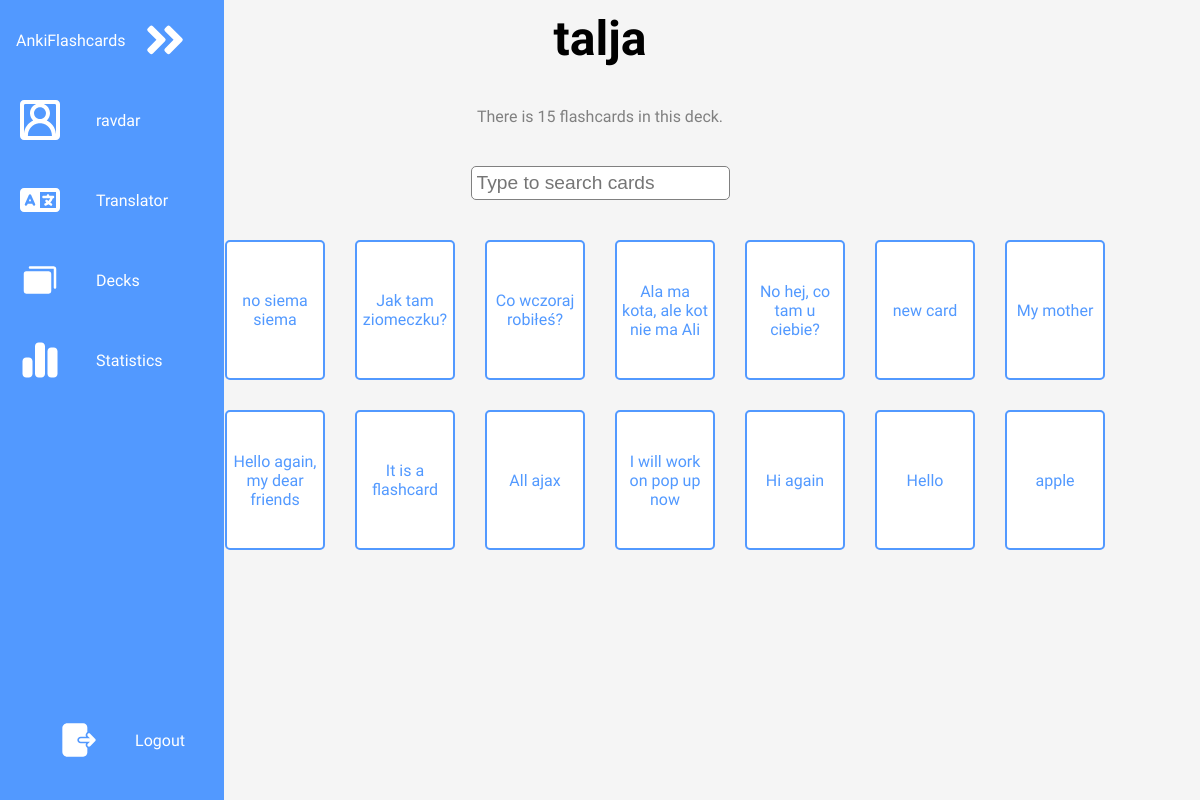
Before: /deck_details/?deck_name=talja (signed in) with the older database file.
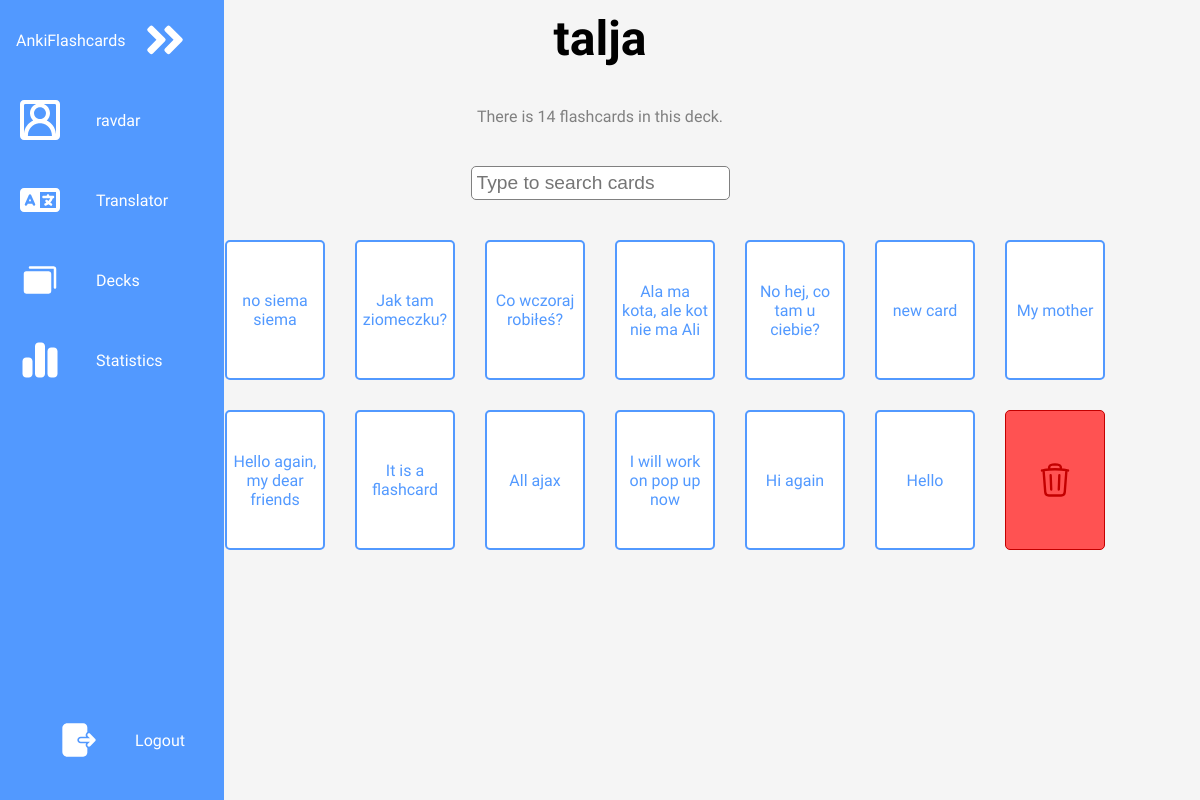
After: the same page with the newer database file.
### mainapp/models.py (models this page shows, shortened)
class Deck(models.Model):
    name = models.CharField(max_length=140)
    user = models.ForeignKey(User,related_name="decks",on_delete=models.CASCADE)
    description = models.CharField(max_length=300, blank=True, null=True)

class Flashcard(models.Model):
    front = models.CharField(max_length=500)
    back = models.CharField(max_length=500)
    user = models.ForeignKey(User, on_delete=models.CASCADE, related_name="flashcards")
    deck = models.ForeignKey(Deck, related_name="flashcards",on_delete=models.CASCADE)
    from_language = models.ForeignKey(Language, related_name="flashcard_from_language", on_delete=models.PROTECT, blank=True, null=True, default=None)
    to_language = models.ForeignKey(Language, related_name="flashcard_to_language", on_delete=models.PROTECT, blank=True, null=True, default=None)
    winning_streak = models.IntegerField(default=0)
    easiness_factor = models.FloatField(default=2.5)
    interval = models.IntegerField(default=0)
    next_review = models.DateField(default=timezone.now().date())
    last_review = models.DateField(blank=True, null=True, default=None)
    number_of_reviews = models.IntegerField(default=0)
    number_of_agains = models.IntegerField(default=0)
    number_of_hard = models.IntegerField(default=0)
    number_of_good = models.IntegerField(default=0)
    number_of_easy = models.IntegerField(default=0)
    total_time = models.FloatField(default=0) # In seconds

### mainapp/views.py (the view, shortened to what this page needs)
# urls.py: urlpatterns = [path("", views.landing_page, name="landing_page"),path("translator/", views.translator, name="translator"), path("review/", views.review, name="review"), path("users/<str:user_username>
@login_required
def deck_details(request):
    user = request.user
    if request.method == "POST":
        deck_id = request.POST.get("deck_id")
        deck = get_object_or_404(Deck, pk=deck_id)
        deck.delete()
        url = reverse("mainapp:user_profile", kwargs={"user_username": request.user.username})
        return redirect(url)
    else:
        deck_name = request.GET.get("deck_name")
    deck = get_object_or_404(Deck,user=user,name=deck_name)
    return render(request, "mainapp/deck_details.html", {"deck":deck})

### mainapp/templates/mainapp/deck_details.html (shortened to what this page needs)
{% extends "mainapp/user_profile.html" %}
{% load static %}
{% block content %}
<main class="decks-main center">
    <h1 id="deck-name">{{deck.name}}</h1>
    <p class="subtext">There is {{deck.flashcards.all.count}} flashcards in this deck.</p>
    <form id="card-searchbar">
        <input type="text" id="cards-searchbar" placeholder="Type to search cards">
    </form>
    <div class="cards-container">
        <a href="{% url 'mainapp:translator' %}?requested_from=deck_details&deck_name={{ deck.name }}"><button
                id="add-card-button" class="card center">+</button></a>
        {% for card in deck.flashcards.all %}
        <a href="{% url 'mainapp:edit_flashcard' %}?card_id={{ card.id }}" class="card center">{{card.front}}</a>
        {% endfor %}
        <div class="tooltip"> <button class="delete-button card center" type="button"> </button>
        </div>
    </div>
</main>
{% endblock content %}

Changed rows visible on the page:
removed Flashcard: front "apple"
computed for Deck "talja": flashcards.all.count "15" → "14"
